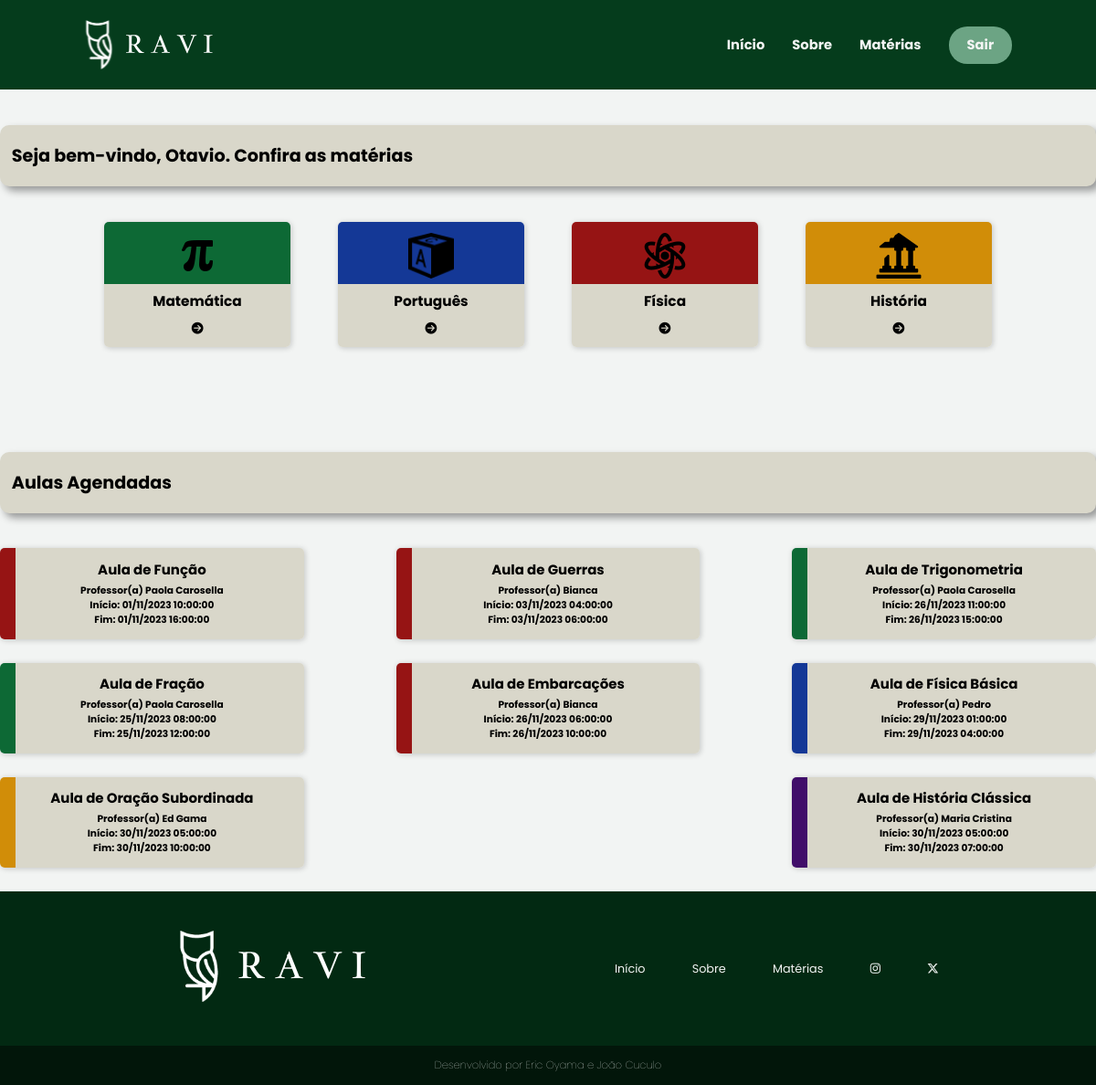
/sistema-aluno/aluno/principal.php (signed in), run on the app's committed database.
### tables this page shows
CREATE TABLE `events` (
  `id` int(11) NOT NULL,
  `title` varchar(220) NOT NULL,
  `color` varchar(45) NOT NULL,
  `start` datetime NOT NULL,
  `end` datetime NOT NULL,
  `conteudo` text NOT NULL,
  `formaPag` varchar(20) NOT NULL,
  `aluno_id` int(11) DEFAULT NULL,
  `professor_id` int(11) DEFAULT NULL,
  `valorTotal` int(11) NOT NULL
);

CREATE TABLE `professor` (
  `id` int(11) NOT NULL,
  `nome` varchar(100) NOT NULL,
  `email` varchar(100) NOT NULL,
  `senha` varchar(100) NOT NULL,
  `dn` date NOT NULL,
  `endereco` varchar(100) NOT NULL,
  `cep` varchar(20) NOT NULL,
  `estado` varchar(100) NOT NULL,
  `cidade` varchar(100) NOT NULL,
  `telefone` varchar(20) NOT NULL,
  `cpf` varchar(20) NOT NULL,
  `rg` varchar(20) NOT NULL,
  `sexo` varchar(10) NOT NULL,
  `areaFormacao` varchar(100) NOT NULL,
  `curriculo` varchar(100) NOT NULL,
  `conteudo` mediumtext NOT NULL,
  `valorHora` varchar(10) NOT NULL,
  `area_id` int(11) DEFAULT NULL,
  `dataCad` timestamp NOT NULL DEFAULT current_timestamp(),
  `status` varchar(11) NOT NULL
);

### sistema-aluno/aluno/principal.php (the view, shortened to what this page needs)
<?php
    require_once('../../conexao.php');
    $sql = "SELECT events.*, professor.nome
              FROM events
        INNER JOIN professor ON events.professor_id = professor.id
             WHERE aluno_id = " . $_SESSION['id'];
    $resultado = mysqli_query($conexao, $sql);
?>
<!DOCTYPE html>
<html lang="pt-br">
<head>
    <link rel="stylesheet" href="../../assets/css/header-footer.css">
    <link rel="stylesheet" href="../../assets/css/principal.css">
</head>
<body>
    <?php require_once("../template-aluno/menu2.php") ?>
    <main class="container">
        <div class="bem-vindo">
            <h2>Seja bem-vindo, <?= $_SESSION['nome']; ?>. Confira as matérias</h2>
        </div>
        <section class="cursos">
            <div class="card-cursos">
                <article class="card">
                    <a href="../materias/matematica.php">
                        <img src="../../assets/img/pi-icon.png">
                        <strong>Matemática</strong>
                        <i class="fa-sharp fa-solid fa-circle-arrow-right" style="color: #000000;"></i>
                    </a>
                </article>
                <article class="card">
                    <a href="../materias/portugues.php" id="port">
                        <img src="../../assets/img/abc-icon.png">
                        <strong>Português</strong>
                        <i class="fa-sharp fa-solid fa-circle-arrow-right" style="color: #000000;"></i>
                    </a>
                </article>
                <article class="card">
                    <a href="../materias/fisica.php" id="fis">
                        <img src="../../assets/img/atom-icon.png">
                        <strong>Física</strong>
                        <i class="fa-sharp fa-solid fa-circle-arrow-right" style="color: #000000;"></i>
                    </a>
                </article>
                <article class="card">
                    <a href="../materias/historia.php" id="hist">
                        <img src="../../assets/img/ruins-icon.png">
                        <strong>História</strong>
                        <i class="fa-sharp fa-solid fa-circle-arrow-right" style="color: #000000;"></i>
                    </a>
                </article>
            </div>
        </section>
        <section style="margin-top: -6rem;">
            <div class="bem-vindo">
                <h2>Aulas Agendadas</h2>
            </div>
            <div class="card-agend">
                <?php while ($linha = mysqli_fetch_array($resultado)) { ?>
                    <?php
                        $inicio = new DateTime($linha['start']);
                        $fim = new DateTime($linha['end']);
                    ?>
                    <article style="background-image: linear-gradient(to left, #D9D7CA 0, #D9D7CA 95%, <?= $linha['color'] ?> 5%);">
                        <h3><?= $linha['title'] ?></h3>
                        <h5>Professor(a) <?= $linha['nome'] ?></h5>
                        <h5>Início: <?= $inicio->format('d/m/Y H:i:s') ?></h5>
                        <h5>Fim: <?= $fim->format('d/m/Y H:i:s') ?></h5>
                    </article>
                <?php } ?>
            </div>
        </section>
    </main>
    <?php require_once("../template-aluno/rodape1.php") ?>
</body>
</html>

### sistema-aluno/template-aluno/menu2.php (shortened to what this page needs)
<header>
    <nav>
        <div class="logo">
            <img src="../../assets/img/logo-ravi-complete.svg" alt="Ravi">
        </div>
        <div class="menu">
            <ul>
                <li><a href="principal.php">Início</a></li>
                <li><a href="sobre.php">Sobre</a></li>
                <li><a href="#">Matérias</a></li>
                <li class="entrar-btn"><a href="../sair.php">Sair</a></li>
            </ul>
        </div>
    </nav>
</header>

### sistema-aluno/template-aluno/rodape1.php
<footer>
    <div class="footer-conteudo">
        <div class="footer-logo">
            <img src="../../assets/img/logo-ravi-complete.svg" alt="Ravi">
        </div>
        <ul class="footer-list">
            <li><a href="principal.php">Início</a></li>
            <li><a href="sobre.php">Sobre</a></li>
            <li><a href="#">Matérias</a></li>
            <li><a href="https://www.instagram.com/ravi.sitee/" target="_blank"><i class="fa-brands fa-instagram"></i></a></li>
            <li><a href="https://twitter.com/RaviSiteTCC" target="_blank"><i class="fa-brands fa-x-twitter"></i></a></li>
        </ul>
    </div>
        <div class="developers">
            Desenvolvido por Eric Oyama e João Cuculo
        </div>
</footer>

### assets/css/header-footer.css (style rules this page uses)
* { margin: 0; padding: 0; box-sizing: border-box; font-family: 'Poppins', sans-serif; }
:root { --color-primary: #053c1c; --color-secundary: #6ca484; --color-tertiary: #14964C; --color-black: #000; --color-white: #f2f4f3; font-size: 80%; }
html { height: 100%; min-height: 100%; }
body { display: flex; flex-direction: column; min-height: 100%; width: 100%; }
header { background-color: var(--color-primary); }
header nav { display: flex; justify-content: space-between; padding: 1.5rem 6rem; }
.logo { display: flex; align-items: center; }
.logo img { height: 60px; }
.menu { display: flex; align-items: center; }
.menu ul { display: flex; justify-content: center; list-style-type: none; }
.menu ul li { margin: 0 15px; display: flex; align-items: center; }
.menu ul li a, .menu-responsivo ul li a { text-decoration: none; font-size: 1.15rem; color: var(--color-white); font-weight: bold; }
.entrar-btn { background-color: var(--color-secundary); padding: 10px 20px; border-radius: 20px; }
footer { width: 100%; color: var(--color-white); margin-top: auto; }
footer a { text-decoration: none; }
.footer-conteudo { background-color: #022912; display: flex; align-items: center; justify-content: space-around; padding: 3rem 3.5rem; }
.footer-list { display: flex; list-style: none; gap: 4rem; }
.footer-list a { color: var(--color-white); font-weight: normal; }
.developers { background-color: #02160a; display: flex; justify-content: center; font-size: 0.9rem; padding: 1rem; font-weight: 100; }

### assets/css/principal.css (style rules this page uses)
body { background-color: var(--color-white); }
.cursos { display: flex; flex-direction: column; align-items: center; margin-bottom: 15rem; }
.card-cursos { display: flex; align-items: center; gap: 8rem; }
.card a { background-image: linear-gradient(to bottom, #0d6935 0, #0d6935 50%, #D9D7CA 50%); display: flex; flex-direction: column; align-items: center; width: 16rem; padding: 1rem; border-radius: 5px; box-shadow: 1px 1px 6px rgba(0, 0, 0, 0.2); text-decoration: none; color: var(--color-black); cursor: pointer; }
#port { background-image: linear-gradient(to bottom, #143896 0, #143896 50%, #D9D7CA 50%); }
#fis { background-image: linear-gradient(to bottom, #961414 0, #961414 50%, #D9D7CA 50%); }
#hist { background-image: linear-gradient(to bottom, #D18D08 0, #D18D08 50%, #D9D7CA 50%); }
.card img { width: 50px; }
.card strong { padding: 1rem; font-size: 1.2rem; }
.container { max-width: 1200px; margin: 0 auto; }
.bem-vindo { max-width: 100%; border-radius: 10px; box-shadow: 5px 5px 8px rgba(0, 0, 0, 0.377); margin: 3rem auto; padding: 1.5rem 1rem; background-color: #D9D7CA; }
.card-agend { display: flex; justify-content: space-between; flex-wrap: wrap; }
.card-agend article { display: flex; flex-direction: column; align-items: center; width: 26rem; margin-bottom: 2rem; padding: 1rem; border-radius: 5px; box-shadow: 1px 1px 6px rgba(0, 0, 0, 0.2); text-decoration: none; color: var(--color-black); }
.card-agend article h3 { margin-bottom: .3rem; }
@media screen and (max-width: 1225px) { .card-cursos { gap: 4rem; } }

### data on the page
events: title "Aula de Função", professor.nome "Paola Carosella", start "01/11/2023 10:00:00", end "01/11/2023 16:00:00"
events: title "Aula de Guerras", professor.nome "Bianca", start "03/11/2023 04:00:00", end "03/11/2023 06:00:00"
events: title "Aula de Trigonometria", professor.nome "Paola Carosella", start "26/11/2023 11:00:00", end "26/11/2023 15:00:00"
events: title "Aula de Fração", professor.nome "Paola Carosella", start "25/11/2023 08:00:00", end "25/11/2023 12:00:00"
events: title "Aula de Embarcações", professor.nome "Bianca", start "26/11/2023 06:00:00", end "26/11/2023 10:00:00"
events: title "Aula de Física Básica", professor.nome "Pedro", start "29/11/2023 01:00:00", end "29/11/2023 04:00:00"
events: title "Aula de Oração Subordinada", professor.nome "Ed Gama", start "30/11/2023 05:00:00", end "30/11/2023 10:00:00"
events: title "Aula de História Clássica", professor.nome "Maria Cristina", start "30/11/2023 05:00:00", end "30/11/2023 07:00:00"

### other printed values
$_SESSION['nome'] "Otavio"
